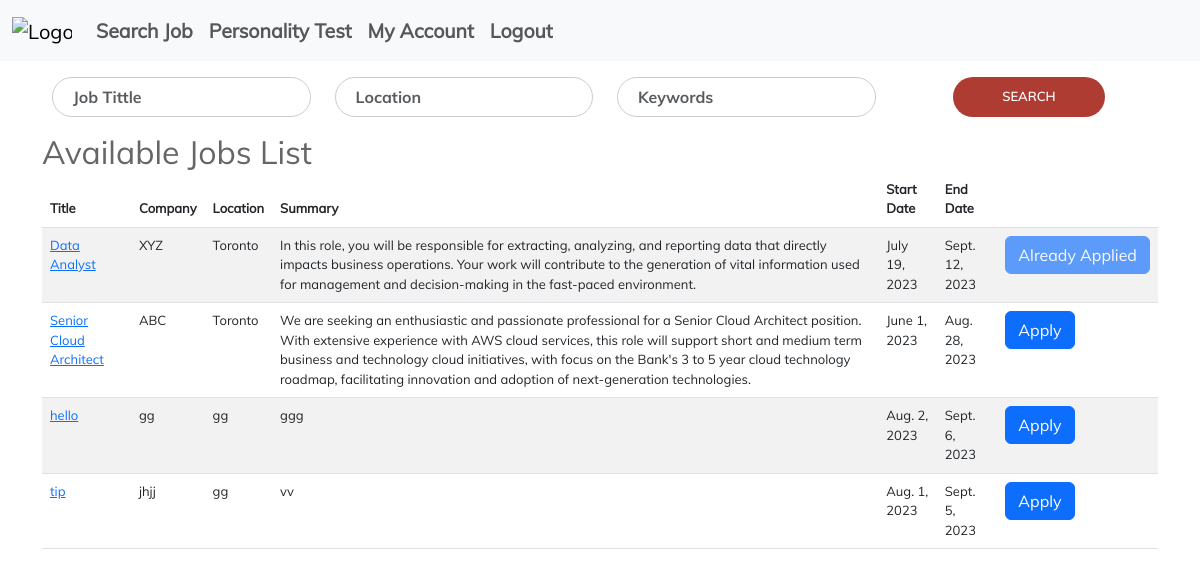
/job-list/ (signed in), run on the app's committed database.
### employer/models.py (models this page shows, shortened)
class Job(models.Model):
    title = models.CharField(max_length=100)
    company = models.CharField(max_length=100)
    location = models.CharField(max_length=100)
    summary = models.TextField()
    description = models.TextField()
    requirements = models.TextField()
    start_date = models.DateField()
    end_date = models.DateField()
    personality_1=models.CharField(null=True,max_length=20)
    personality_2 = models.CharField(null=True,max_length=20)
    personality_3 = models.CharField(null=True,max_length=20)

### users/views.py (the view)
# urls.py: path('job-list/', available_job_list, name='available_jobs'),
@login_required(login_url='/login/')
def available_job_list(request):
    if request.method == 'GET':
        today = timezone.now().date()
        jobs = Job.objects.filter(end_date__gte=today)
        title_filter = request.GET.get('title', '')
        location_filter = request.GET.get('location', '')
        keywords_filter = request.GET.get('keywords', '')
        if title_filter:
            jobs = jobs.filter(Q(title__icontains=title_filter))
        if location_filter:
            jobs = jobs.filter(Q(location__icontains=location_filter))
        if keywords_filter:
            jobs = jobs.filter(Q(summary__icontains=keywords_filter) or Q(description__icontains=keywords_filter) or Q(
                requirements__icontains=keywords_filter))
        user = request.user if request.user.is_authenticated else None
        personality_test_score = UserScore.objects.filter(user__id=user.id)
        applied_job_ids = JobApplication.objects.filter(user=user).values('job_id')
        jobs = jobs.annotate(
            applied=Case(
                When(id__in=Subquery(applied_job_ids), then=True),
                default=False,
                output_field=models.BooleanField()
            )
        )
        return render(request, 'job-list.html', {'jobs': jobs, 'personality': (len(personality_test_score))})

### templates/job-list.html (shortened to what this page needs)
{% extends 'base.html' %}
{% block content %}
    <div class="mt-3 mb-3">
        <form method="GET" action="{% url 'available_jobs' %}" style="width: 100%;padding-left: 10px">
            <div class="row">
                <div class="col-md-3">
                    <input class="form-control" type="text" name="title" placeholder="Job Tittle">
                </div>
                <div class="col-md-3">
                    <input class="form-control" type="text" name="location" placeholder="Location">
                </div>
                <div class="col-md-3">
                    <input class="form-control" type="text" name="keywords" placeholder="Keywords">
                </div>
                <div class="col-md-3">
                    <button class="mt-0" type="submit">Search</button>
                </div>
            </div>
        </form>
    </div>
    <h2>Available Jobs List</h2>
    <table class="table table-striped">
        <thead>
        <th>Title</th>
        <th>Company</th>
        <th>Location</th>
        <th>Summary</th>
        <th>Start Date</th>
        <th>End Date</th>
        <th></th>
        </thead>
        <tbody>
        {% for job in jobs %}
            <tr>
                <td><a href="/job-detail/{{ job.id }}">{{ job.title }}</a></td>
                <td>{{ job.company }}</td>
                <td>{{ job.location }}</td>
                <td>{{ job.summary }}</td>
                <td>{{ job.start_date }}</td>
                <td>{{ job.end_date }}</td>
                <td>
                    {% if not personality %}
                        <p>Take the personality test</p>
                    {% else %}
                        {% if job.applied %}
                            <input type="button" disabled class="btn btn-primary" value="Already Applied">
                        {% else %}
                            <input type="button" class="btn btn-primary" value="Apply" onclick="apply({{ job.id }})">
                        {% endif %}
                    {% endif %}
                </td>
            </tr>
        {% endfor %}
        </tbody>
    </table>
{% endblock %}

### static/css/style.css (style rules this page uses)
* { -webkit-box-sizing: border-box; -moz-box-sizing: border-box; box-sizing: border-box; }
body { font-family: "Muli-Regular"; color: #666; font-size: 13px; margin: 0; }
input, textarea, select, button { font-family: "Muli-Regular"; color: #333; font-size: 13px; }
p, h1, h2, h3, h4, h5, h6, ul { margin: 0; }
form { width: 50%; padding-left: 45px; }
.form-control { border: 1px solid #ccc; display: block; width: 100%; height: 40px; padding: 0 20px; border-radius: 20px; font-family: "Muli-Bold"; background: none; }
button { border: none; width: 152px; height: 40px; margin: auto; margin-top: 29px; cursor: pointer; display: flex; align-items: center; justify-content: center; padding: 0; background: #ae3c33; font-size: 13px; color: #fff; text-transform: uppercase; font-family: "Muli-SemiBold"; border-radius: 20px; overflow: hidden; -webkit-transform: perspective(1px) translateZ(0); transform: perspective(1px) translateZ(0); box-shadow: 0 0 1px rgba(0, 0, 0, 0); position: relative; -webkit-transition-property: color; transition-property: color; -webkit-transition-duration: 0.5s; transition-duration: 0.5s; }
button:before { content: ""; position: absolute; z-index: -1; top: 0; left: 0; right: 0; bottom: 0; background: #f11a09; -webkit-transform: scaleX(0); transform: scaleX(0); -webkit-transform-origin: 0 50%; transform-origin: 0 50%; -webkit-transition-property: transform; transition-property: transform; -webkit-transition-duration: 0.5s; transition-duration: 0.5s; -webkit-transition-timing-function: ease-out; transition-timing-function: ease-out; }

### data on the page
Job: title "Data Analyst", company "XYZ", location "Toronto", summary "In this role, you will be responsible for extracting, analyzing, and reporting data that directly impacts business operations. Your work will contribute to the generation of vital information used for management and decision-making in the fast-paced environment.", start_date "July 19, 2023", end_date "Sept. 12, 2023"
Job: title "Senior Cloud Architect", company "ABC", location "Toronto", summary "We are seeking an enthusiastic and passionate professional for a Senior Cloud Architect position. With extensive experience with AWS cloud services, this role will support short and medium term business and technology cloud initiatives, with focus on the Bank's 3 to 5 year cloud technology roadmap, facilitating innovation and adoption of next-generation technologies.", start_date "June 1, 2023", end_date "Aug. 28, 2023"
Job: title "hello", company "gg", location "gg", summary "ggg", start_date "Aug. 2, 2023", end_date "Sept. 6, 2023"
Job: title "tip", company "jhjj", location "gg", summary "vv", start_date "Aug. 1, 2023", end_date "Sept. 5, 2023"
